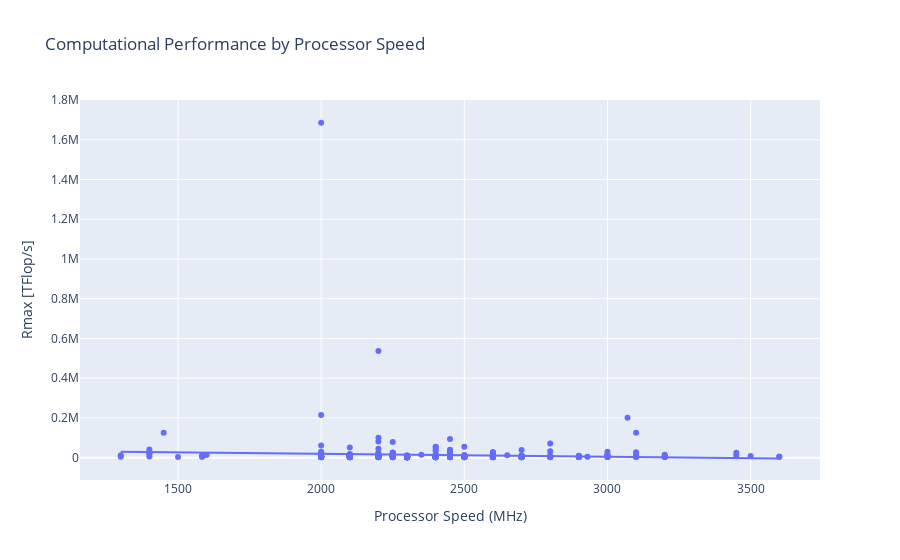

Write notebook code for a chart like this one.
### Code cell
# This kernel creates a variable to select Rmax and Processor Speed. 
# Then compare the data by means of Linear Regression(Ordinary Least Squares).

# The result of this graph, indicates that the relation between Rmax and Processor Speed is minimal, 
# with a slight tendency to decline when the processor is more powerful.
to_processor_speed_reg = tt.select('Name', 'Rmax [TFlop/s]', 'Processor Speed (MHz)')
to_processor_speed_reg = to_processor_speed_reg.toPandas()


to_processor_speed_reg_graph = px.scatter(to_processor_speed_reg, x=to_processor_speed_reg['Processor Speed (MHz)'],
                                          y=to_processor_speed_reg['Rmax [TFlop/s]'],
                                          trendline = 'ols',
                                          title = 'Computational Performance by Processor Speed'
                                         )

to_processor_speed_reg_graph.show()

### Figure 1 — Plotly figure (JSON) as saved in the notebook; plotly's stock layout.template omitted (floating-point values rounded to 4 significant figures; data arrays with more than 128 entries replaced by an {"elided": "..."} marker saying what was removed)
{"data": [{"hovertemplate": "Processor Speed (MHz)=%{x}<br>Rmax [TFlop/s]=%{y}<extra></extra>", "legendgroup": "", "marker": {"color": "#636efa", "symbol": "circle"}, "mode": "markers", "name": "", "orientation": "v", "showlegend": false, "type": "scatter", "x": {"elided": "500 int values"}, "xaxis": "x", "y": {"elided": "500 float values"}, "yaxis": "y"}, {"hovertemplate": "<b>OLS trendline</b><br>Rmax [TFlop/s] = -15.2587 * Processor Speed (MHz) + 50203.5<br>R<sup>2</sup>=0.003930<br><br>Processor Speed (MHz)=%{x}<br>Rmax [TFlop/s]=%{y} <b>(trend)</b><extra></extra>", "legendgroup": "", "marker": {"color": "#636efa", "symbol": "circle"}, "mode": "lines", "name": "", "showlegend": false, "type": "scatter", "x": {"elided": "500 int values"}, "xaxis": "x", "y": {"elided": "500 float values"}, "yaxis": "y"}], "layout": {"legend": {"tracegroupgap": 0}, "title": {"text": "Computational Performance by Processor Speed"}, "xaxis": {"anchor": "y", "domain": [0, 1], "title": {"text": "Processor Speed (MHz)"}}, "yaxis": {"anchor": "x", "domain": [0, 1], "title": {"text": "Rmax [TFlop/s]"}}}}
